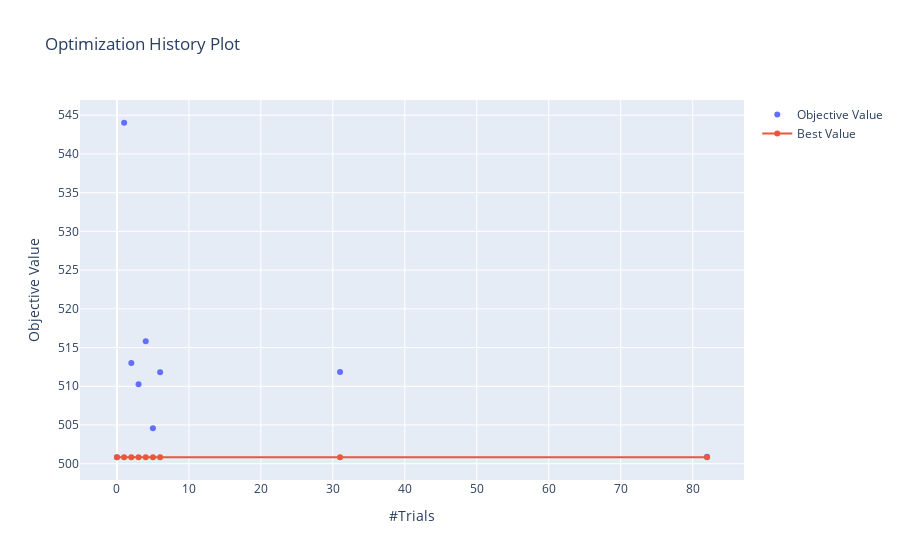

The code cell stored with this chart in its notebook:
### Code cell
optuna.visualization.plot_optimization_history(study)

### Figure 1 — Plotly figure (JSON) as saved in the notebook; plotly's stock layout.template omitted (floating-point values rounded to 4 significant figures)
{"data": [{"mode": "markers", "name": "Objective Value", "type": "scatter", "x": [0, 1, 2, 3, 4, 5, 6, 31, 82], "y": [500.8, 544.0, 513.0, 510.3, 515.8, 504.6, 511.8, 511.8, 500.9]}, {"name": "Best Value", "type": "scatter", "x": [0, 1, 2, 3, 4, 5, 6, 31, 82], "y": [500.8, 500.8, 500.8, 500.8, 500.8, 500.8, 500.8, 500.8, 500.8]}], "layout": {"title": {"text": "Optimization History Plot"}, "xaxis": {"title": {"text": "#Trials"}}, "yaxis": {"title": {"text": "Objective Value"}}}}
